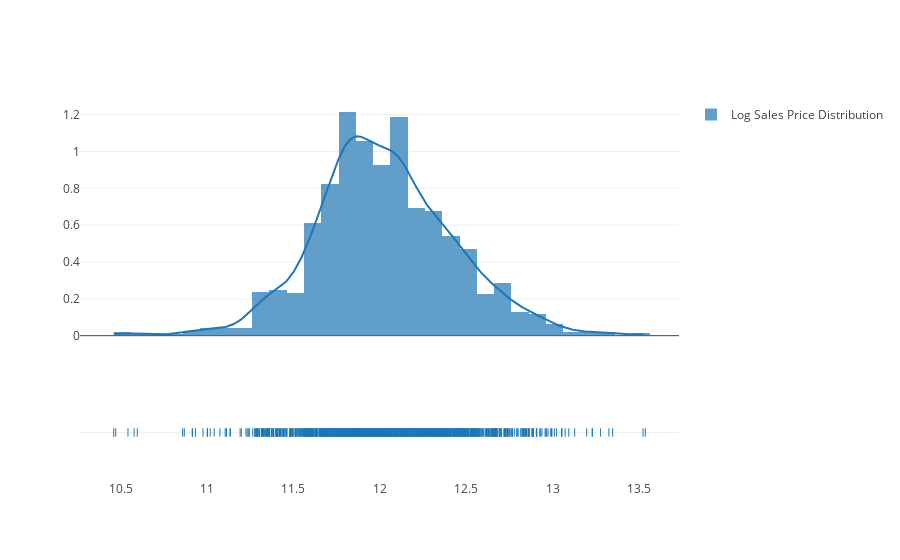

The notebook cell saved with this chart:
### Code cell
hist_data = [np.array(np.log1p(housingdf['SalePrice']))]
group_labels = ['Log Sales Price Distribution']
fig = ff.create_distplot(hist_data, group_labels, bin_size=.1)
py.offline.iplot(fig, filename='Basic Distplot')

### Figure 1 — Plotly figure (JSON) as saved in the notebook; plotly's stock layout.template omitted (floating-point values rounded to 4 significant figures; data arrays with more than 128 entries replaced by an {"elided": "..."} marker saying what was removed)
{"data": [{"autobinx": false, "histnorm": "probability density", "legendgroup": "Log Sales Price Distribution", "marker": {"color": "rgb(31, 119, 180)"}, "name": "Log Sales Price Distribution", "opacity": 0.7, "type": "histogram", "x": {"elided": "1460 float values"}, "xaxis": "x1", "xbins": {"end": 13.53, "size": 0.1, "start": 10.46}, "yaxis": "y1"}, {"legendgroup": "Log Sales Price Distribution", "marker": {"color": "rgb(31, 119, 180)"}, "mode": "lines", "name": "Log Sales Price Distribution", "showlegend": false, "type": "scatter", "x": {"elided": "500 float values"}, "xaxis": "x1", "y": {"elided": "500 float values"}, "yaxis": "y1"}, {"legendgroup": "Log Sales Price Distribution", "marker": {"color": "rgb(31, 119, 180)", "symbol": "line-ns-open"}, "mode": "markers", "name": "Log Sales Price Distribution", "showlegend": false, "text": null, "type": "scatter", "x": {"elided": "1460 float values"}, "xaxis": "x1", "y": {"elided": "1460 str values"}, "yaxis": "y2"}], "layout": {"barmode": "overlay", "hovermode": "closest", "legend": {"traceorder": "reversed"}, "xaxis1": {"anchor": "y2", "domain": [0, 1], "zeroline": false}, "yaxis1": {"anchor": "free", "domain": [0.35, 1], "position": 0}, "yaxis2": {"anchor": "x1", "domain": [0, 0.25], "dtick": 1, "showticklabels": false}}}
